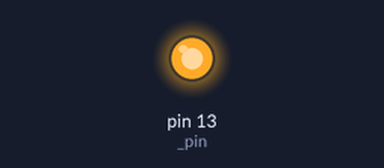
Bench run of a sketch on a simulated Arduino Uno, built with avr-gcc and run on an emulated ATmega328P. Shown: output pins drawn as LEDs (lit = HIGH).

Above: at 0.6 s.
At 35.8 s:
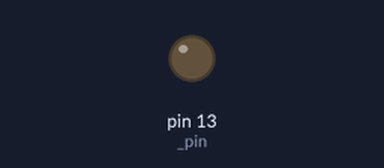
Timing chart, 0 to 40.0 s (numbered marks = the images above):
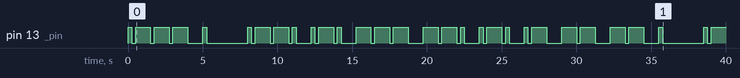

The sketch:

CodeMorsemillis.ino
```cpp
#include <Arduino.h>
#include "Morse.h"
#include "Traducteur.h"

morse m(LED_BUILTIN);
char mot[50]= "je programme avec plaisir";
void setup() {
  // put your setup code here, to run once:
  pinMode(LED_BUILTIN, OUTPUT);
  Serial.begin(9600);
}

void loop() {
  // put your main code here, to run repeatedly:
  traducteur traducteur(LED_BUILTIN); //13=ledbuilting
  traducteur.rafraichir_trad();
  //Cette commande sert dans le cas où l'on change de phrase à traduire.
  //Si l'on change de phrase sans la faire, la LED fera d'abord le code morse de la phrase précédente une fois avant de vider correctement le tableau avec le detructeur
  //Ce problème "pourrait" être éviter si la carte était déconnectée à l'instant exact où la traduction se termine, c'est-à-dire à l'instant où le tableau trad est vidé (probablement à la milliseconde près...).
  traducteur.traduiremot(mot);
  traducteur.action();
  //Serial.println(traducteur.trad);
}
```

Morse.cpp
```cpp
//morse class definition


#include "Morse.h"
#include <Arduino.h>

morse::morse(int pin)
{
  pinMode(pin, OUTPUT);
  _pin = pin;
}

morse::morse()
{
  pinMode(LED_BUILTIN, OUTPUT);
  _pin = LED_BUILTIN;
}

morse::~morse(){}

void morse::point() //clignotement pour un point
{
  time_now = millis();
  while(millis() < time_now + 250){digitalWrite(_pin, HIGH);}
  time_now = millis();
  while(millis() < time_now + 250){digitalWrite(_pin, LOW);}
}

void morse::trait() // clignotement pour un trait/tiret
{
  time_now = millis();
  while(millis() < time_now + 1000){digitalWrite(_pin, HIGH);}
  time_now = millis();
  while(millis() < time_now + 250){digitalWrite(_pin, LOW);}
}
void morse::espace() //espace entre 2 lettres
{
  time_now = millis();
  while(millis() < time_now + 750){digitalWrite(_pin, LOW);} //un espace entre 2 lettre corresponds à 3 fois le délai entre 2 symboles
}
void morse::grandespace()//espace entre 2 mots
{
  time_now = millis();
  while(millis() < time_now + 1750){digitalWrite(_pin, LOW);} //un espace entre 2 mots corresponds à 7 fois le délai entre 2 symboles
}
```

Morse.h
```cpp
#ifndef Morse_h
#define Morse_h

class morse
{
private:
    int _pin;
    unsigned long time_now;
public:
    morse(int pin);
    morse();
    ~morse();
    void point();
    void trait();
    void espace();
    void grandespace();
};


#endif
```

Traducteur.cpp
```cpp
#include "Traducteur.h"
#include <string.h>
#include <Arduino.h>
traducteur::traducteur(int pin)
{
    mor = morse(pin);
}

traducteur::~traducteur()
{
  strcpy(trad, "");
}

traducteur::traducteur()
{
    mor = morse();
}

void traducteur::traduire(char c) // remplace chaque lettre par son équivalent en morse
{
    switch (c)
    {
    case 'a':
    case 'A':
        strcat(trad,".-"); //Je concatène chaque traduction dans un tableau.
        strcat(trad," "); // Je rajoute le code morse d'un espace entre 2 lettres dans chaque cas.
        break;
    default:
        break;
    case 'b':
    case 'B':
        strcat(trad,"-...");
        strcat(trad," ");
        break;
    case 'c':
    case 'C':
        strcat(trad,"-.-.");
        strcat(trad," ");
        break;
    case 'd':
    case 'D':
        strcat(trad,"-..");
        strcat(trad," ");
        break;
    case 'e':
    case 'E':
        strcat(trad,".");
        strcat(trad," ");
        break;
    case 'f':
    case 'F':
        strcat(trad,"..-.");
        strcat(trad," ");
        break;
    case 'g':
    case 'G':
        strcat(trad,"--.");
        strcat(trad," ");
        break;
    case 'h':
    case 'H':
        strcat(trad,"....");
        strcat(trad," ");
        break;
    case 'i':
    case 'I':
        strcat(trad,"..");
        strcat(trad," ");
        break;
    case 'j':
    case 'J':
        strcat(trad,".---");
        strcat(trad," ");
        break;
    case 'k':
    case 'K':
        strcat(trad,"-.-");
        strcat(trad," ");
        break;
    case 'l':
    case 'L':
        strcat(trad,".-..");
        strcat(trad," ");
        break;
    case 'm':
    case 'M':
        strcat(trad,"--");
        strcat(trad," ");
        break;
    case 'n':
    case 'N':
        strcat(trad,"-.");
        strcat(trad," ");
        break;
    case 'o':
    case 'O':
        strcat(trad,"---");
        strcat(trad," ");
        break;
    case 'p':
    case 'P':
        strcat(trad,".--.");
        strcat(trad," ");
        break;
    case 'q':
    case 'Q':
        strcat(trad,"--.-");
        strcat(trad," ");
        break;
    case 'r':
    case 'R':
        strcat(trad,".-.");
        strcat(trad," ");
        break;
    case 's':
    case 'S':
        strcat(trad,"...");
        strcat(trad," ");
        break;
    case 't':
    case 'T':
        strcat(trad,"-");
        strcat(trad," ");
        break;
    case 'u':
    case 'U':
        strcat(trad,"..-");
        strcat(trad," ");
        break;
    case 'v':
    case 'V':
        strcat(trad,"...-");
        strcat(trad," ");
        break;
    case 'w':
    case 'W':
        strcat(trad,".--");
        strcat(trad," ");
        break;
    case 'x':
    case 'X':
        strcat(trad,"-..-");
        strcat(trad," ");
        break;
    case 'y':
    case 'Y':
        strcat(trad,"-.--");
        strcat(trad," ");
        break;
    case 'z':
    case 'Z':
        strcat(trad,"--..");
        strcat(trad," ");
        break;
    case '0':
        strcat(trad,"-----");
        strcat(trad," ");
        break;
    case '1':
        strcat(trad,".----");
        strcat(trad," ");
        break;
    case '2':
        strcat(trad,"..---");
        strcat(trad," ");
        break;
    case '3':
        strcat(trad,"...--");
        strcat(trad," ");
        break;
    case '4':
        strcat(trad,"....-");
        strcat(trad," ");
        break;
    case '5':
        strcat(trad,".....");
        strcat(trad," ");
        break;
    case '6':
        strcat(trad,"-....");
        strcat(trad," ");
        break;
    case '7':
        strcat(trad,"--...");
        strcat(trad," ");
        break;
    case '8':
        strcat(trad,"---..");
        strcat(trad," ");
        break;
    case '9':
        strcat(trad,"----.");
        strcat(trad," ");
        break;
    case ' ':
        strcat(trad,"!"); // Un espace entre 2 mots est de 7 points, mais je concatène déjà 3 points pour l'espace entre 2 lettres, donc 4 en plus suffisent.
        break;
    }
}

void traducteur::action() //lance les clignotements de la LED
{
    for (int i = 0; i < strlen(trad); i++)
    {
        if (trad[i] == '.')
        {
            mor.point();
        }
        else if (trad[i] == '-')
        {
            mor.trait();
        }
        else if (trad[i] == ' ')
        {
            mor.espace();
        }
        else if (trad[i] == '!')
        {
            mor.grandespace();
        }
        else
        {
            break;
        }
    }
}

void traducteur::traduiremot(char mot[]) //traduction d'un mot
{
    for (int i = 0; i < strlen(mot); i++)
    {
        traduire(mot[i]);
    }
}

void traducteur::rafraichir_trad()
{
  strcpy(trad, "");
}
```

Traducteur.h
```cpp
#ifndef Traducteur_h
#define Traducteur_h

#include "Morse.h"
#include <string.h>
class traducteur
{
private:
    morse mor;
public:
    traducteur(int pin);
    traducteur();
    ~traducteur();
    void traduire(char c);
    void traduiremot(char mot[]);
    char trad[1024];
    void action();
    void rafraichir_trad();
};


#endif
```

Measured:
- by itself, pin 13 (_pin): LOW → HIGH at 0.00 s, → LOW 0.25 s later, → HIGH 0.25 s later, → LOW 1.0 s later, … (59 changes in this stretch)
